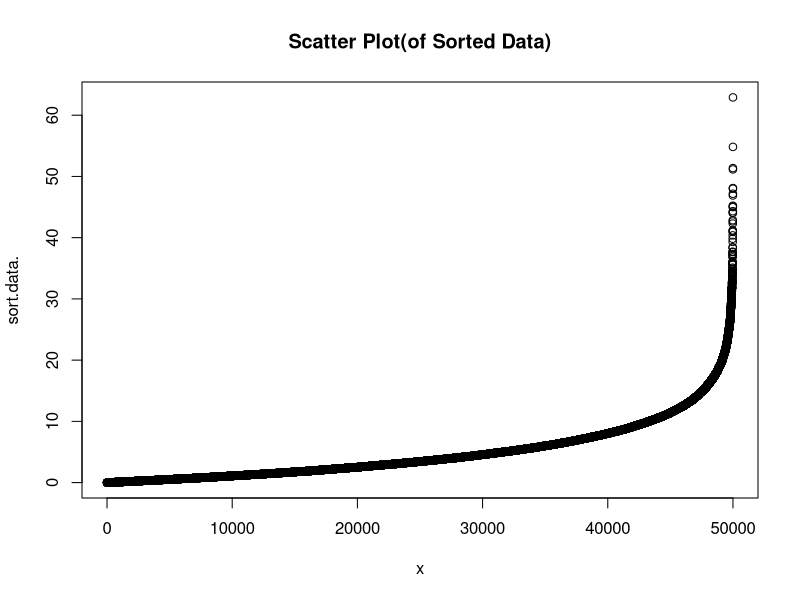
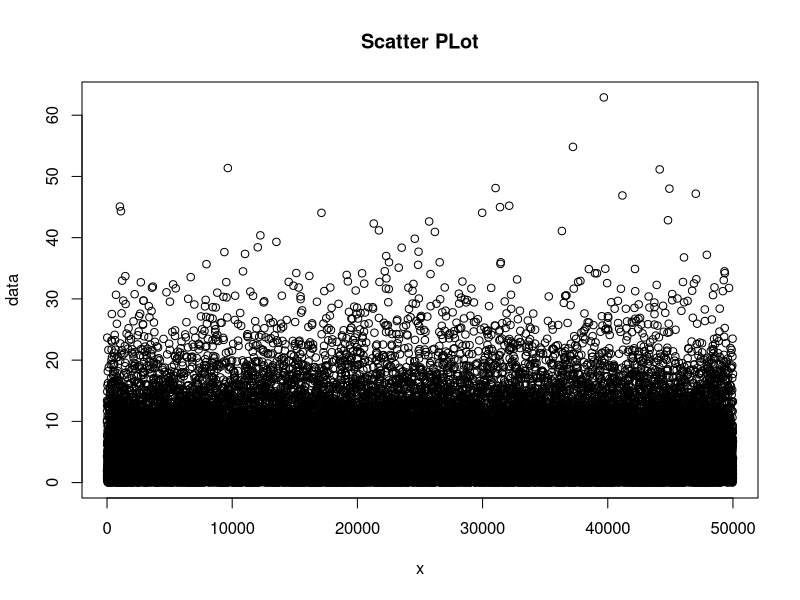
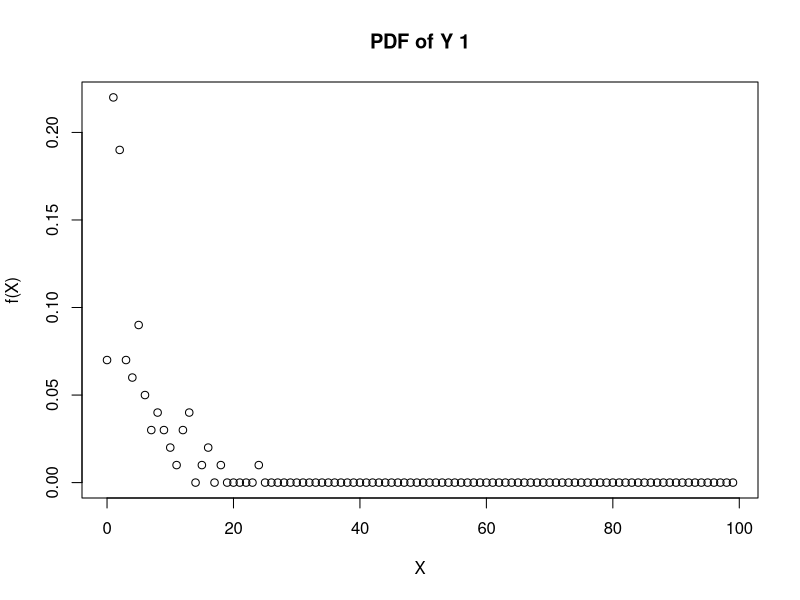
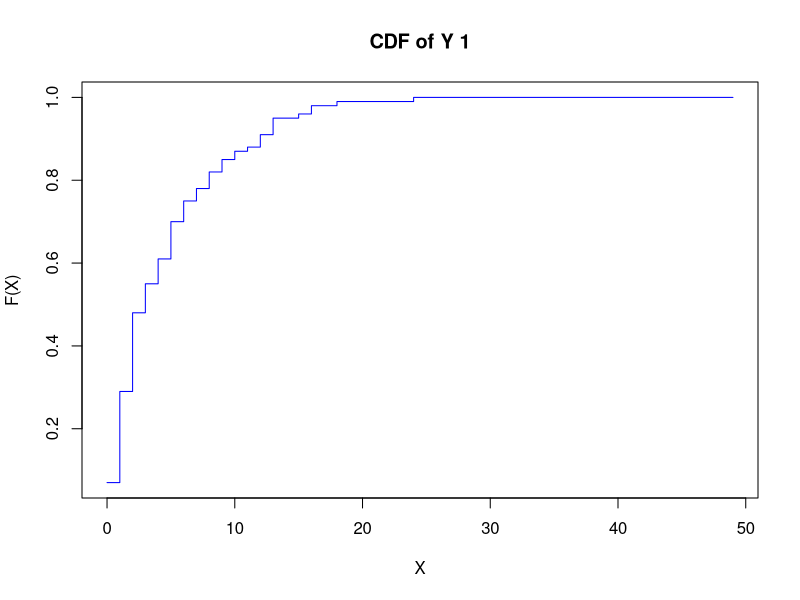
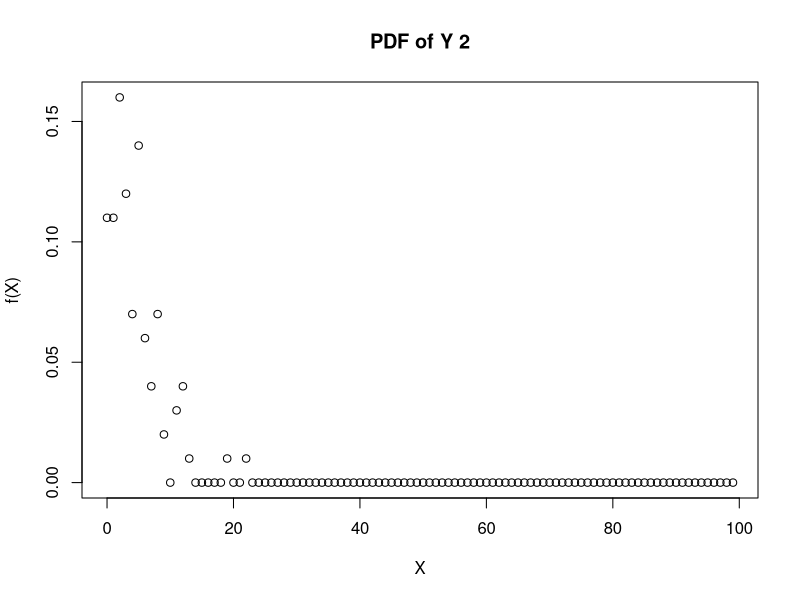
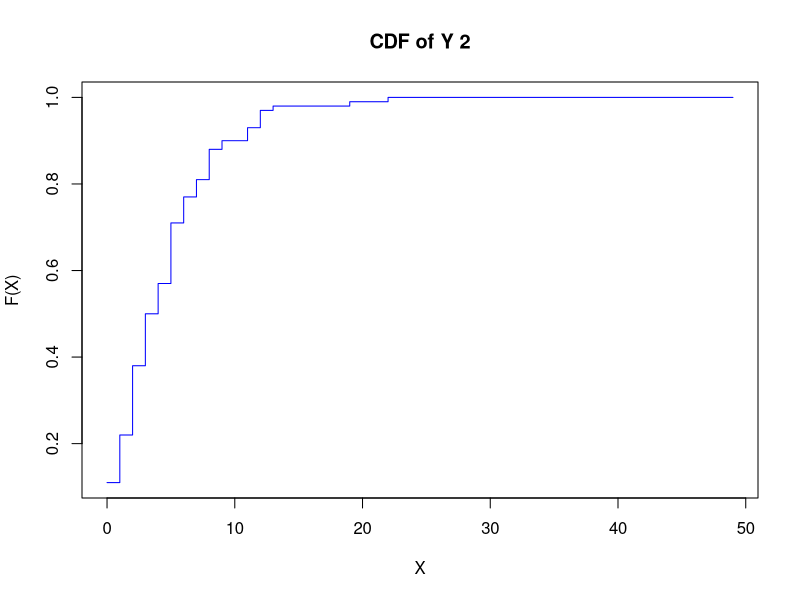
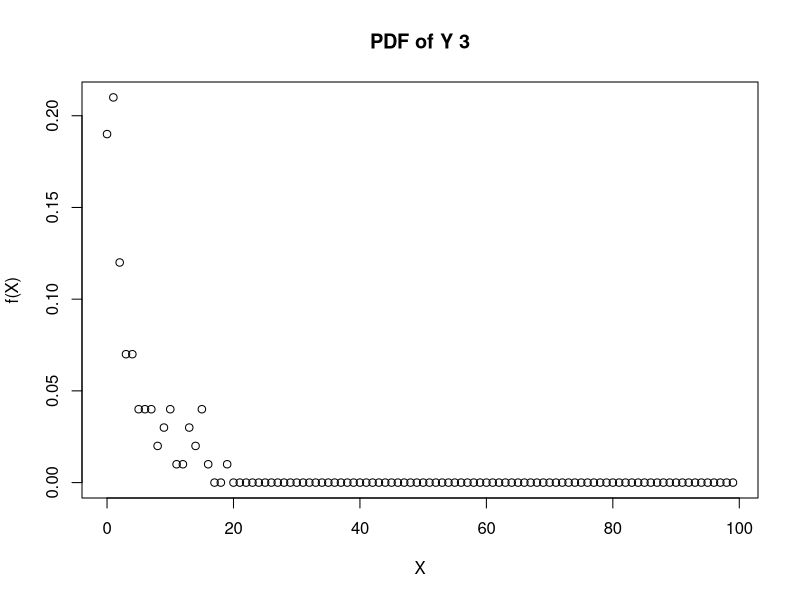
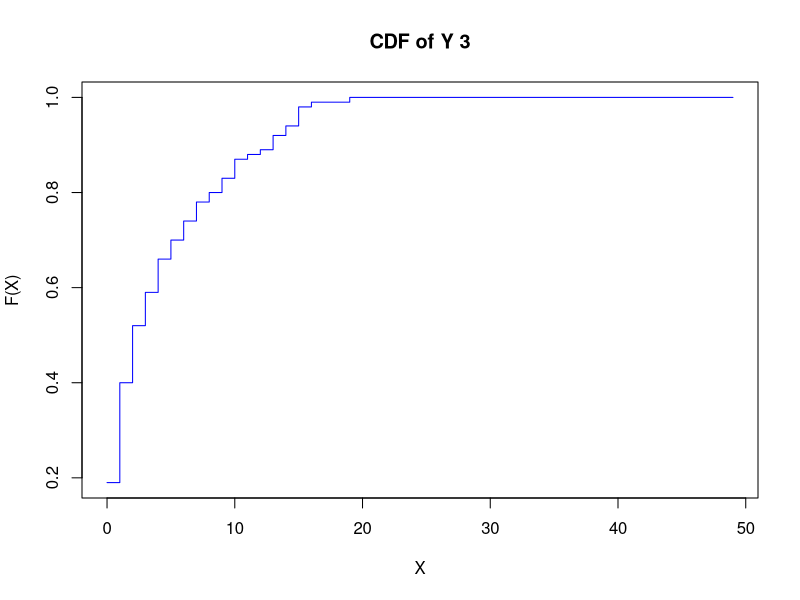

R code for these plots, in order:
####################################################################################
#     Author	 : Ankit Kumar Singh
#     Roll No.   : 160122
#     Assign #	 : 10
####################################################################################
#	                              	STEP 1
####################################################################################
#define the length of the vector
num_vector <- 50000
num_Part <- 100
#create the vector
lambda <- 0.2
data <- rexp(num_vector,lambda)
#prepare the plot data
plt_data <- data.frame(X=seq(1,num_vector,1),sort(data))
#plot the plt_data
plot(plt_data,main="Scatter Plot(of Sorted Data)",xlab="x")
plot(data,main="Scatter PLot",xlab="x")
#sort the random vector
#data <- sort(data)
####################################################################################
#	                              	STEP 2
####################################################################################
#function to partition the data
partitioned<- function(data,num_Part){
	starts = seq(1,length(data),by=num_Part)
	ends = starts +num_Part -1
	ends[ends > length(data)] = length(data)
	lapply(1:length(starts),function(i) data[starts[i]:ends[i]])
}
#Now partition the data with the function created.
Y <- partitioned(data,num_Part)

####################################################################################
#	                              	STEP 3
####################################################################################
for(j in 1:5){
  pdata = rep(0,100)
  D <- Y[[j]]
  for(i in 1:length(D)){
    val=round(D[i], 0)
    #index begins with 1
    pdata[(val+1)] = pdata[(val+1)] + 1/num_Part
   
  }
  title= paste("Y",j)
  xcols =  0:99
  plot(xcols, pdata, "p", main=paste("PDF of",title),xlab="X", ylab="f(X)")
  cdata <- rep(0, 100)
  cdata[1] <- pdata[1]
  for(i in 2:100){
    cdata[i] = cdata[i-1] + pdata[i]
  }
  plot(xcols[1:50], cdata[1:50], "s", main=paste("CDF of",title),col="blue", xlab="X", ylab="F(X)")
}
##Calculate the Mean and S.D.
Mean <- rep(0,length(Y))
SD <- rep(0,length(Y))
for(i in 1:length(Y)){
  Mean[i] = mean(Y[[i]])
  SD[i] =  sd(Y[[i]])
}
cat ("Yis\tMean\tS.D.\n")
cat ("Y1", Mean[1],SD[1],"\n")
cat ("Y2", Mean[2],SD[2],"\n")
cat ("Y3", Mean[3],SD[3],"\n")
cat ("Y4", Mean[4],SD[4],"\n")
cat ("Y5", Mean[5],SD[5],"\n")
####################################################################################
#                                      STEP 4
####################################################################################
Z <- rep(0,length(Y))
for(i in 1:length(Y)){
  Z[i]=Mean[i]
}

tbl <- table(round(Z))
plot(tbl, "h", main="Frequency Plot for Z",xlab="Value", ylab="Frequency")
len_Z <- length(Z)
pdata <- rep(0,len_Z)
for(i in 1:len_Z){
  val=round(Z[i], 0)
  if(val < len_Z){
    #index begins with 1
    pdata[val+1] = pdata[val+1] + 1/ len_Z
  }
}

xcols <- c(0:(len_Z-1))
plot(xcols, pdata,main="PDF for Z", "p", xlab="X", ylab="f(X)")
cdata <- rep(0,len_Z)
cdata[1] <- pdata[1]
for(i in 2:len_Z){
  cdata[i] = cdata[i-1] + pdata[i]
}
plot(xcols, cdata,main="CDF for Z", "s", col="red", xlab="X", ylab="F(X)")
###################################################################################
#                                    STEP 5
###################################################################################
mean_Z = mean(Z)
sd_Z = sd(Z)
cat("\tZ\tmean =",mean_Z,"\t s.d.=",sd_Z,"\n")
###################################################################################
#                                     STEP 6
###################################################################################
cat("Original:\tmean =",mean(data),"\t s.d.=",sd(data),"\n")
####################################################################################
#                                     END
####################################################################################

